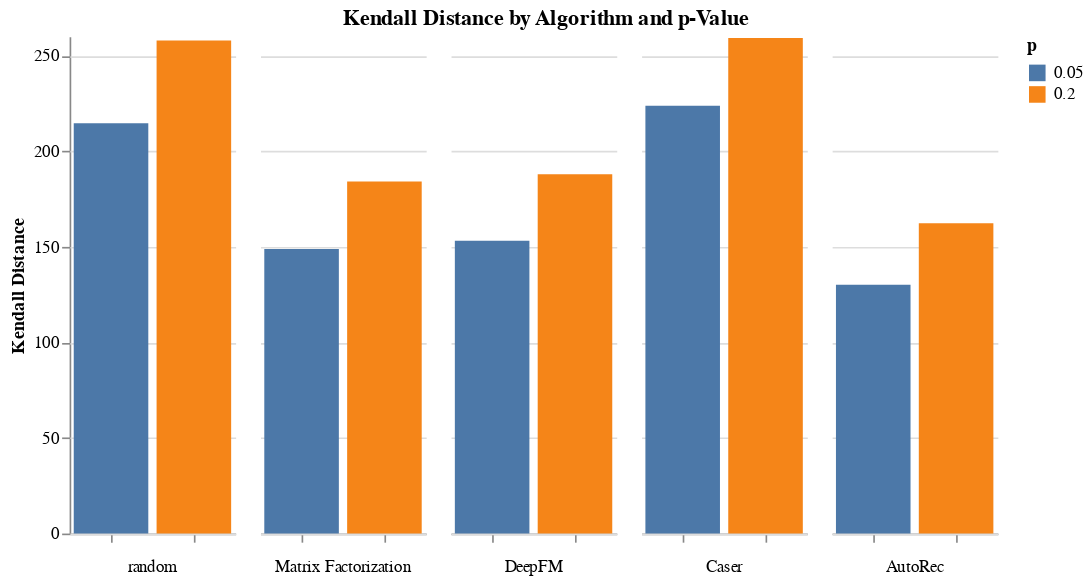

Write notebook code for a chart like this one.
### Markdown cell above
### Kendall Distance with Penalty

### Code cell
kendall_chart = alt.Chart(kendall).mark_bar().encode(
    x=alt.X('p:N', sort=['0.05', '0.2'], axis=alt.Axis(title='', labels=False)),  # Categorical scale for 'Algorithm', sorted by 'Kendall Distance'
    y='Kendall Distance:Q',  # Quantitative scale for 'Kendall Distance'
    color='p:N',  # Different colors for each 'p' value
    column=alt.Column('Algorithm:N', header=alt.Header(title='', orient='bottom'), sort='descending'),  # Separate bars for each 'p' value within each algorithm
    tooltip=['Algorithm', 'Kendall Distance', 'p']  # Show details on hover
).properties(
    title='Kendall Distance by Algorithm and p-Value',
    width=100,  # Width of each bar chart
    height=300  # Height of the chart
).configure_title(
    anchor='middle',
    align='center'  # Align the title to the center
)

kendall_chart.configure_facet(spacing=15).configure_view(stroke=None)

### Figure 1 — Vega-Lite specification as saved in the notebook (floating-point values rounded to 4 significant figures)
{"config": {"view": {"continuousWidth": 300, "continuousHeight": 300, "stroke": null}, "facet": {"spacing": 15}, "title": {"align": "center", "anchor": "middle"}}, "data": {"name": "data-06a8b4488acb76faea89e44c83f3edeb"}, "mark": {"type": "bar"}, "encoding": {"color": {"field": "p", "type": "nominal"}, "column": {"field": "Algorithm", "header": {"orient": "bottom", "title": ""}, "sort": "descending", "type": "nominal"}, "tooltip": [{"field": "Algorithm", "type": "nominal"}, {"field": "Kendall Distance", "type": "quantitative"}, {"field": "p", "type": "quantitative"}], "x": {"axis": {"labels": false, "title": ""}, "field": "p", "sort": ["0.05", "0.2"], "type": "nominal"}, "y": {"field": "Kendall Distance", "type": "quantitative"}}, "height": 300, "title": "Kendall Distance by Algorithm and p-Value", "width": 100, "$schema": "https://vega.github.io/schema/vega-lite/v5.16.3.json", "datasets": {"data-06a8b4488acb76faea89e44c83f3edeb": [{"Kendall Distance": 148.9, "p": 0.05, "Algorithm": "Matrix Factorization"}, {"Kendall Distance": 184.2, "p": 0.2, "Algorithm": "Matrix Factorization"}, {"Kendall Distance": 153.1, "p": 0.05, "Algorithm": "DeepFM"}, {"Kendall Distance": 187.9, "p": 0.2, "Algorithm": "DeepFM"}, {"Kendall Distance": 130.1, "p": 0.05, "Algorithm": "AutoRec"}, {"Kendall Distance": 162.3, "p": 0.2, "Algorithm": "AutoRec"}, {"Kendall Distance": 223.8, "p": 0.05, "Algorithm": "Caser"}, {"Kendall Distance": 259.1, "p": 0.2, "Algorithm": "Caser"}, {"Kendall Distance": 214.5, "p": 0.05, "Algorithm": "random"}, {"Kendall Distance": 257.8, "p": 0.2, "Algorithm": "random"}]}}
